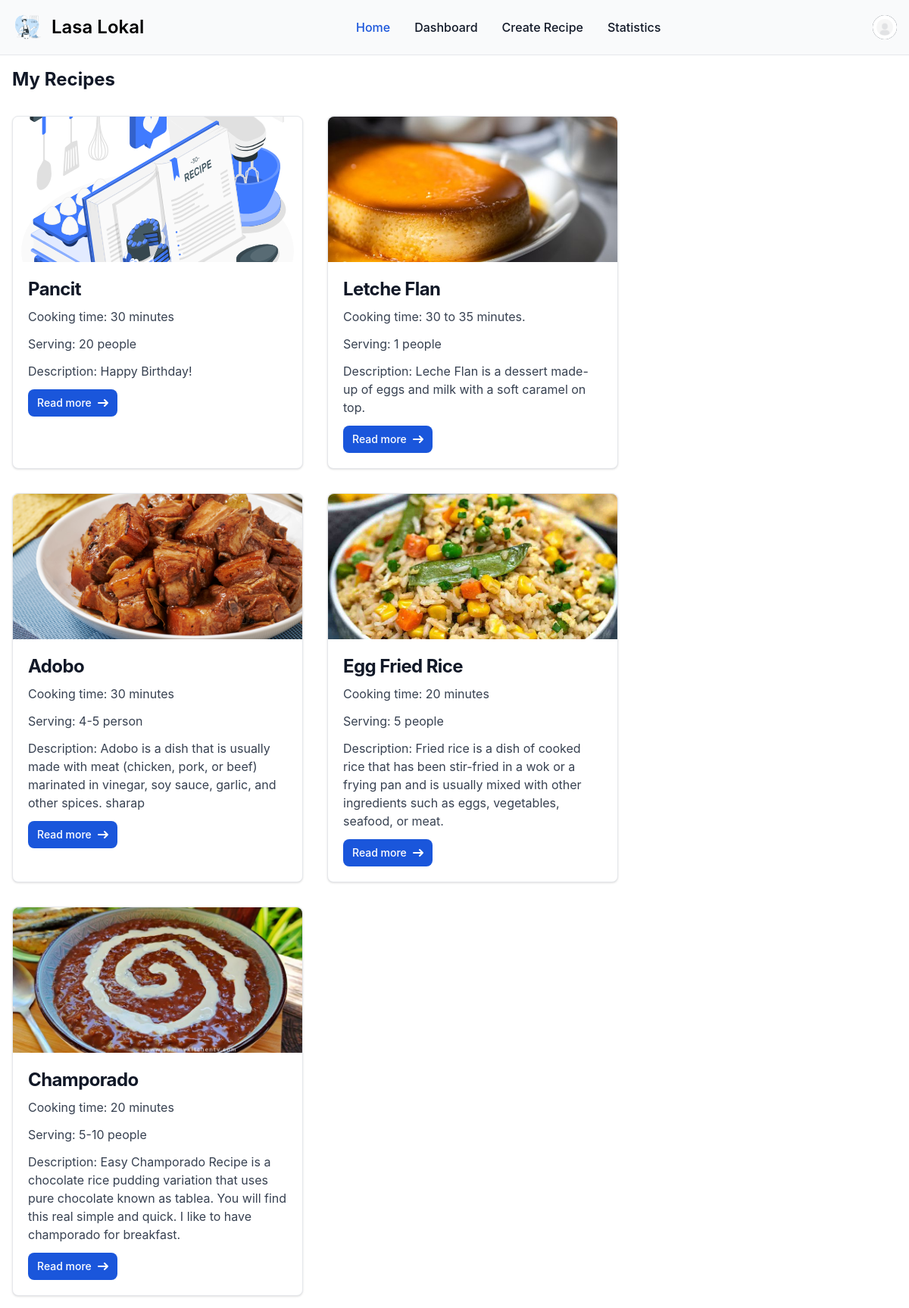
The page /recipe/me/ (signed in) on the database as committed earlier.
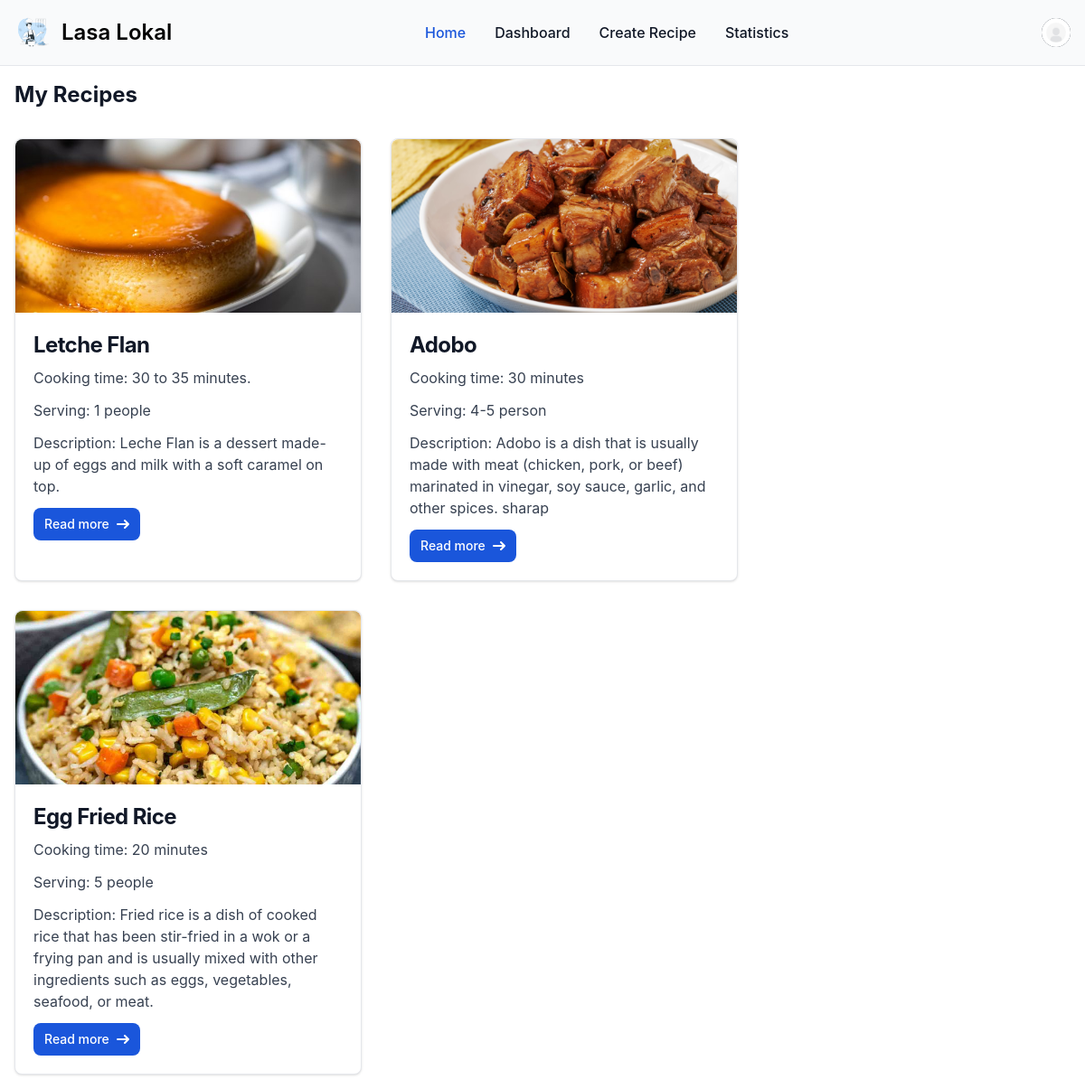
The same page on the database as committed later.
### user_profile/models.py (models this page shows, shortened)
class Profile(models.Model):
    MALE = 'M'
    FEMALE = 'F'
    OTHERS = 'O'
    GENDER_CHOICES = [
        (MALE, 'Male'),
        (FEMALE, 'Female'),
        (OTHERS, 'Others'),
    ]
    user = models.OneToOneField(User, on_delete=models.CASCADE)
    image = models.ImageField(upload_to='profile_images', default='default_profile_image.jpg')
    gender = models.CharField(max_length = 20, choices = GENDER_CHOICES, default=OTHERS)

### recipe/models.py (models this page shows, shortened)
class Recipe(models.Model):
    category = models.ForeignKey(Category, on_delete=models.CASCADE, related_name="category")
    created_by = models.ForeignKey(User, on_delete=models.CASCADE, related_name="created_by")
    name = models.CharField(max_length=100)
    image = models.ImageField(upload_to='recipe_images', default='default_recipe_image.svg', blank=True, null=True)
    description = models.TextField()
    cook_time = models.CharField(max_length=100)
    serving = models.CharField(max_length=100)
    created_at = models.DateTimeField(auto_now_add=True)
    updated_at = models.DateTimeField(auto_now_add=True)

### recipe/views.py (the view)
# urls.py: path('me/', views.view_user_recipes, name='view_user_recipes'),
@login_required
def view_user_recipes(request):
    recipes = Recipe.objects.filter(created_by=request.user)
    return render(request, 'recipe/view_user_recipes.html', {
        'recipe': 'My Recipes',
        'recipes': recipes,
    })

### recipe/templates/recipe/view_user_recipes.html (shortened to what this page needs)
{% extends 'main/base.html' %}
{% load static %}
{% block content %}
<div class="max-w-screen-xl mx-auto">
    {% if recipes %}
    <h5 class="text-2xl font-bold text-gray-900 dark:text-white my-4 px-4">My Recipes</h5>
    <div class="flex flex-wrap">
        {% for recipe in recipes %}
            <div class="w-full max-w-sm m-4 bg-white border border-gray-200 rounded-lg shadow dark:bg-gray-800 dark:border-gray-700">
                <a href="{% url 'recipe:view_recipe_detail' recipe_primary_key=recipe.id %}">
                    <img class="w-full h-48 object-cover rounded-t-lg" src="{{ recipe.image.url }}" alt="" />
                </a>
                <div class="p-5">
                    <a href="#">
                        <h5 class="mb-2 text-2xl font-bold tracking-tight text-gray-900 dark:text-white">{{ recipe.name }}</h5>
                    </a>
                    <p class="mb-3 font-normal text-gray-700 dark:text-gray-400">Cooking time: {{ recipe.cook_time }}</p>
                    <p class="mb-3 font-normal text-gray-700 dark:text-gray-400">Serving: {{ recipe.serving }}</p>
                    <p class="mb-3 font-normal text-gray-700 dark:text-gray-400">Description: {{ recipe.description }}</p>
                    <a href="{% url 'recipe:view_recipe_detail' recipe_primary_key=recipe.id %}" class="inline-flex items-center px-3 py-2 text-sm font-medium text-center text-white bg-blue-700 rounded-lg hover:bg-blue-800 focus:ring-4 focus:outline-none focus:ring-blue-300 dark:bg-blue-600 dark:hover:bg-blue-700 dark:focus:ring-blue-800">
                        Read more
                        <svg class="rtl:rotate-180 w-3.5 h-3.5 ms-2" aria-hidden="true" xmlns="http://www.w3.org/2000/svg" fill="none" viewBox="0 0 14 10">
                            <path stroke="currentColor" stroke-linecap="round" stroke-linejoin="round" stroke-width="2" d="M1 5h12m0 0L9 1m4 4L9 9"/>
                        </svg>
                    </a>
                </div>
            </div>
        {% endfor %}
        {% endif %}
    </div>
</div>
{% endblock %}

### main/templates/main/base.html (shortened to what this page needs)
{% load static %}
<!DOCTYPE html>
<html lang="en">
<head>
    <link href="https://cdn.jsdelivr.net/npm/flowbite@2.5.2/dist/flowbite.min.css" rel="stylesheet" />
</head>
<body>
    {% if request.user.is_authenticated %}
      <nav class="border-gray-200 bg-gray-50 dark:bg-gray-800 dark:border-gray-700">
        <div class="max-w-screen-xl flex flex-wrap items-center justify-between mx-auto p-4">
        <a href="{% url 'recipe:view_recipes' %}" class="flex items-center space-x-3 rtl:space-x-reverse">
            <img src="{% static 'logo.svg' %}" class="h-10" alt="wstIcon Logo" />
            <span class="self-center text-2xl font-semibold whitespace-nowrap dark:text-white">Lasa Lokal</span>
        </a>
        <div class="flex items-center md:order-2 space-x-3 md:space-x-0 rtl:space-x-reverse">
            <button type="button" class="flex text-sm bg-gray-800 rounded-full md:me-0 focus:ring-4 focus:ring-gray-300 dark:focus:ring-gray-600" id="user-menu-button" aria-expanded="false" data-dropdown-toggle="user-dropdown" data-dropdown-placement="bottom">
              <img class="w-8 h-8 rounded-full" src="{{ request.user.profile.image.url }}" alt="{{ request.user.first_name }} {{ request.user.last_name }} photo">
            </button>
        </div>
        <div class="items-center justify-between hidden w-full md:flex md:w-auto md:order-1" id="navbar-user">
          <ul class="flex flex-col font-medium mt-4 rounded-lg bg-gray-50 md:space-x-8 rtl:space-x-reverse md:flex-row md:mt-0 md:border-0 md:bg-transparent dark:bg-gray-800 md:dark:bg-transparent dark:border-gray-700">
            <li>
              <a href="{% url 'recipe:view_recipes' %}" class="block py-2 px-3 md:p-0 text-white bg-blue-700 rounded md:bg-transparent md:text-blue-700 md:dark:text-blue-500 dark:bg-blue-600 md:dark:bg-transparent" aria-current="page">Home</a>
            </li>
            <li>
              <a href="{% url 'recipe:view_user_recipes' %}" class="block py-2 px-3 md:p-0 text-gray-900 rounded hover:bg-gray-100 md:hover:bg-transparent md:border-0 md:hover:text-blue-700 dark:text-white md:dark:hover:text-blue-500 dark:hover:bg-gray-700 dark:hover:text-white md:dark:hover:bg-transparent">Dashboard</a>
            </li>
            <li>
              <a href="{% url 'recipe:create_recipe' %}" class="block py-2 px-3 md:p-0 text-gray-900 rounded hover:bg-gray-100 md:hover:bg-transparent md:border-0 md:hover:text-blue-700 dark:text-white md:dark:hover:text-blue-500 dark:hover:bg-gray-700 dark:hover:text-white md:dark:hover:bg-transparent">Create Recipe</a>
            </li>
            <li>
              <a href="{% url 'recipe:category_stats' %}" class="block py-2 px-3 md:p-0 text-gray-900 rounded hover:bg-gray-100 md:hover:bg-transparent md:border-0 md:hover:text-blue-700 dark:text-white md:dark:hover:text-blue-500 dark:hover:bg-gray-700 dark:hover:text-white md:dark:hover:bg-transparent">Statistics</a>
            </li>
          </ul>
        </div>
        </div>
      </nav>
      <div class="w-full border-b border-gray-200 dark:border-gray-700"></div>
      {% endif %}
      {% block content %}
      {% endblock %}
</body>
</html>

Rows that differ between the two databases and show on the page:
removed Recipe: image (placeholder picture), name "Pancit", cook_time "30 minutes", serving "20 people", description "Happy Birthday!"
removed Recipe: image (picture), name "Champorado", cook_time "20 minutes", serving "5-10 people", description "Easy Champorado Recipe is a chocolate rice pudding variation that uses pure chocolate known as tablea. You will find this real simple and quick. I like to have champorado for breakfast."
